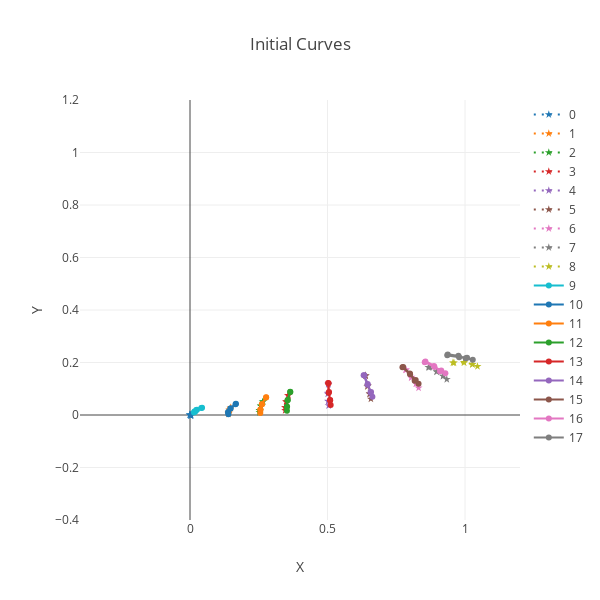

Notebook source saved alongside this figure:
### Code cell
i = 5
p0 = phTout0.data.numpy()[i]
p1 = phTout1.data.numpy()[i]

p01_0 = phCout0.data.numpy()[i]
p01_1 = phCout1.data.numpy()[i]

# nx = np.concatenate((p0,p01_0))
nx = np.concatenate((p1,p01_1))

gx = gy.FormatNetworkToGraphColumns(nx, xOffset=0, yOffset=14, colPoints=7)

layout = go.Layout(
    title = 'Initial Curves',
    height = 600,
    width = 600,
    hovermode= 'closest',
    xaxis= dict(
        title= 'X',
        range = [-.4,1.2],
    ),
    yaxis=dict(
        title= 'Y',
        range = [-.4,1.2],
    )
)
f = gy.graphCurves(gx, layout, dashRange=range(0,9))
offline.iplot(f)

### Figure 1 — Plotly figure (JSON) as saved in the notebook; plotly's stock layout.template omitted (floating-point values rounded to 4 significant figures)
{"data": [{"line": {"dash": "2px,6px", "shape": "spline"}, "marker": {"symbol": "star"}, "name": "0", "type": "scatter", "uid": "01ac1f5f-01f5-428a-947d-604ee2b506da", "x": [-0.0008487, 0.004176, 0.00333, 0.002046, 0.003461, 0.002336, -0.000801], "y": [0.0003464, 0.0007476, -0.001533, -0.001621, -0.002082, -0.000223, 0.00115]}, {"line": {"dash": "2px,6px", "shape": "spline"}, "marker": {"symbol": "star"}, "name": "1", "type": "scatter", "uid": "df071ab8-b9a8-4ee1-ad21-769f3c290e00", "x": [0.1486, 0.1435, 0.1404, 0.1399, 0.1404, 0.1434, 0.1471], "y": [0.02749, 0.01976, 0.007839, 0.003878, 0.008785, 0.01867, 0.02662]}, {"line": {"dash": "2px,6px", "shape": "spline"}, "marker": {"symbol": "star"}, "name": "2", "type": "scatter", "uid": "6e7c9cd3-02ff-4c8d-841b-f2db6ec5f310", "x": [0.2664, 0.2575, 0.2527, 0.2527, 0.2535, 0.2575, 0.2642], "y": [0.05109, 0.03523, 0.01745, 0.01019, 0.01794, 0.03411, 0.05002]}, {"line": {"dash": "2px,6px", "shape": "spline"}, "marker": {"symbol": "star"}, "name": "3", "type": "scatter", "uid": "100e96ad-089a-4806-a846-75c07900eaf1", "x": [0.3582, 0.3499, 0.3459, 0.3462, 0.3468, 0.3501, 0.3562], "y": [0.07495, 0.05078, 0.02871, 0.01796, 0.02873, 0.05068, 0.07384]}, {"line": {"dash": "2px,6px", "shape": "spline"}, "marker": {"symbol": "star"}, "name": "4", "type": "scatter", "uid": "12f7cca0-de91-4ae3-89a3-508cd64e2a3d", "x": [0.5029, 0.5008, 0.5032, 0.5041, 0.5024, 0.5026, 0.503], "y": [0.1185, 0.08041, 0.05261, 0.03576, 0.0528, 0.08371, 0.1169]}, {"line": {"dash": "2px,6px", "shape": "spline"}, "marker": {"symbol": "star"}, "name": "5", "type": "scatter", "uid": "d8b7a5ec-9e8b-4571-9e35-5dcf94a2511f", "x": [0.6379, 0.6449, 0.6542, 0.6578, 0.653, 0.6471, 0.6391], "y": [0.1505, 0.1086, 0.08042, 0.06118, 0.08035, 0.1131, 0.1492]}, {"line": {"dash": "2px,6px", "shape": "spline"}, "marker": {"symbol": "star"}, "name": "6", "type": "scatter", "uid": "e548a886-73e1-4412-a395-7e50757f9cc6", "x": [0.7836, 0.8041, 0.8219, 0.8312, 0.8217, 0.8056, 0.7856], "y": [0.1723, 0.1418, 0.1197, 0.1032, 0.1193, 0.1446, 0.1718]}, {"line": {"dash": "2px,6px", "shape": "spline"}, "marker": {"symbol": "star"}, "name": "7", "type": "scatter", "uid": "e0ada056-cdce-42fe-a841-1be522c34a01", "x": [0.8671, 0.8966, 0.9201, 0.9338, 0.9205, 0.8976, 0.8696], "y": [0.1816, 0.1648, 0.1486, 0.136, 0.1485, 0.1656, 0.1815]}, {"line": {"dash": "2px,6px", "shape": "spline"}, "marker": {"symbol": "star"}, "name": "8", "type": "scatter", "uid": "0cb4bcf5-5045-4559-bf61-3cf4865df440", "x": [0.9561, 0.9961, 1.027, 1.045, 1.027, 0.9968, 0.9599], "y": [0.199, 0.201, 0.1926, 0.1851, 0.1931, 0.1993, 0.1989]}, {"line": {"shape": "spline"}, "name": "9", "type": "scatter", "uid": "8f0d8ca1-05db-4eee-8a6c-7a37d96ca40c", "x": [0.0438, 0.02517, 0.01608, 0.01874, 0.01436, 0.02275, 0.04104], "y": [0.0272, 0.02017, 0.01369, 0.01203, 0.0097, 0.0192, 0.02688]}, {"line": {"shape": "spline"}, "name": "10", "type": "scatter", "uid": "38aa2478-c7ab-488b-b92f-f92fe6e0c7b1", "x": [0.1671, 0.1475, 0.1385, 0.1396, 0.139, 0.1472, 0.1656], "y": [0.04278, 0.02499, 0.01146, 0.003136, 0.009526, 0.02492, 0.04128]}, {"line": {"shape": "spline"}, "name": "11", "type": "scatter", "uid": "5df966d2-c4a1-4dac-ae1c-1dcaa69a32b1", "x": [0.277, 0.2612, 0.2556, 0.2556, 0.2564, 0.2621, 0.2765], "y": [0.06787, 0.04071, 0.02092, 0.007731, 0.02023, 0.04139, 0.06637]}, {"line": {"shape": "spline"}, "name": "12", "type": "scatter", "uid": "e8aa6452-1d5d-4970-8449-bb196c0ef082", "x": [0.3643, 0.3543, 0.3523, 0.3525, 0.3531, 0.3556, 0.3649], "y": [0.08851, 0.05603, 0.03196, 0.01606, 0.03159, 0.0574, 0.0872]}, {"line": {"shape": "spline"}, "name": "13", "type": "scatter", "uid": "8f690e95-2414-4431-9983-db632d280da4", "x": [0.5022, 0.5043, 0.5097, 0.5115, 0.5095, 0.5056, 0.5041], "y": [0.1221, 0.08522, 0.05677, 0.03849, 0.05601, 0.08748, 0.1213]}, {"line": {"shape": "spline"}, "name": "14", "type": "scatter", "uid": "35bcf029-92c1-4e22-b606-3fa19a7280ba", "x": [0.6314, 0.6457, 0.6583, 0.6632, 0.6565, 0.6462, 0.634], "y": [0.151, 0.1157, 0.0872, 0.06959, 0.08539, 0.1184, 0.1512]}, {"line": {"shape": "spline"}, "name": "15", "type": "scatter", "uid": "013a1914-ee39-4b9a-ad5c-7633afaf3660", "x": [0.7726, 0.8004, 0.8207, 0.8312, 0.817, 0.7995, 0.7752], "y": [0.1816, 0.1548, 0.1332, 0.1193, 0.1307, 0.1582, 0.1833]}, {"line": {"shape": "spline"}, "name": "16", "type": "scatter", "uid": "3dc9dce6-33c0-49a7-8437-e38b2355f500", "x": [0.8536, 0.8891, 0.9137, 0.9287, 0.9091, 0.8874, 0.856], "y": [0.2012, 0.1828, 0.1692, 0.1588, 0.1671, 0.1869, 0.2038]}, {"line": {"shape": "spline"}, "name": "17", "type": "scatter", "uid": "b56dd660-f7db-49d3-a03f-2c4b50752d95", "x": [0.9355, 0.9787, 1.008, 1.028, 1.002, 0.9761, 0.9373], "y": [0.2276, 0.2204, 0.2176, 0.2109, 0.2159, 0.2253, 0.231]}], "layout": {"height": 600, "hovermode": "closest", "title": {"text": "Initial Curves"}, "width": 600, "xaxis": {"range": [-0.4, 1.2], "title": {"text": "X"}}, "yaxis": {"range": [-0.4, 1.2], "title": {"text": "Y"}}}}
